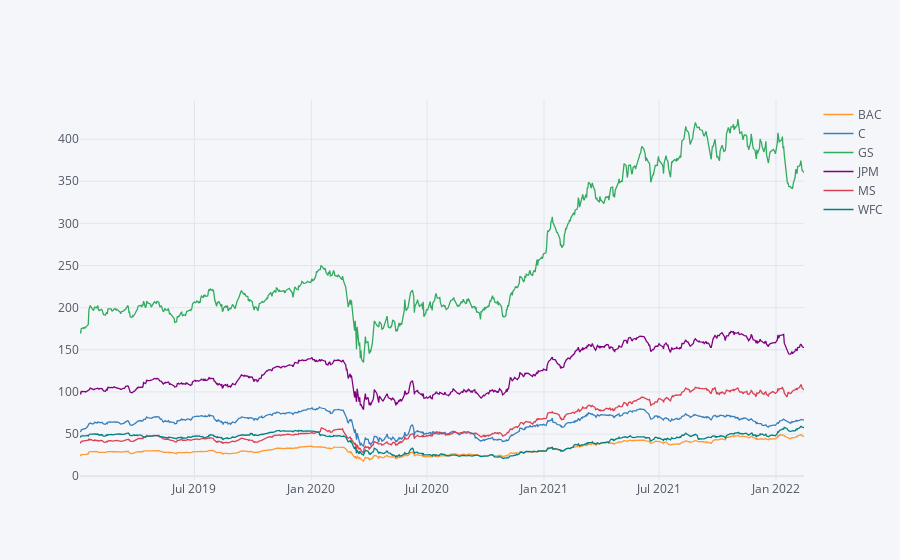

This figure's notebook cell:
### Code cell
bank_stocks.xs(key='Close',axis=1,level='Stock Info').iplot()

### Figure 1 — Plotly figure (JSON) as saved in the notebook; plotly's stock layout.template omitted (floating-point values rounded to 4 significant figures; data arrays with more than 128 entries replaced by an {"elided": "..."} marker saying what was removed)
{"data": [{"line": {"color": "rgba(255, 153, 51, 1.0)", "dash": "solid", "shape": "linear", "width": 1.3}, "mode": "lines", "name": "BAC", "text": "", "type": "scatter", "x": {"elided": "787 str values"}, "y": {"elided": "787 float values"}}, {"line": {"color": "rgba(55, 128, 191, 1.0)", "dash": "solid", "shape": "linear", "width": 1.3}, "mode": "lines", "name": "C", "text": "", "type": "scatter", "x": {"elided": "787 str values"}, "y": {"elided": "787 float values"}}, {"line": {"color": "rgba(50, 171, 96, 1.0)", "dash": "solid", "shape": "linear", "width": 1.3}, "mode": "lines", "name": "GS", "text": "", "type": "scatter", "x": {"elided": "787 str values"}, "y": {"elided": "787 float values"}}, {"line": {"color": "rgba(128, 0, 128, 1.0)", "dash": "solid", "shape": "linear", "width": 1.3}, "mode": "lines", "name": "JPM", "text": "", "type": "scatter", "x": {"elided": "787 str values"}, "y": {"elided": "787 float values"}}, {"line": {"color": "rgba(219, 64, 82, 1.0)", "dash": "solid", "shape": "linear", "width": 1.3}, "mode": "lines", "name": "MS", "text": "", "type": "scatter", "x": {"elided": "787 str values"}, "y": {"elided": "787 float values"}}, {"line": {"color": "rgba(0, 128, 128, 1.0)", "dash": "solid", "shape": "linear", "width": 1.3}, "mode": "lines", "name": "WFC", "text": "", "type": "scatter", "x": {"elided": "787 str values"}, "y": {"elided": "787 float values"}}], "layout": {"legend": {"bgcolor": "#F5F6F9", "font": {"color": "#4D5663"}}, "paper_bgcolor": "#F5F6F9", "plot_bgcolor": "#F5F6F9", "title": {"font": {"color": "#4D5663"}}, "xaxis": {"gridcolor": "#E1E5ED", "showgrid": true, "tickfont": {"color": "#4D5663"}, "title": {"font": {"color": "#4D5663"}, "text": ""}, "zerolinecolor": "#E1E5ED"}, "yaxis": {"gridcolor": "#E1E5ED", "showgrid": true, "tickfont": {"color": "#4D5663"}, "title": {"font": {"color": "#4D5663"}, "text": ""}, "zerolinecolor": "#E1E5ED"}}}
